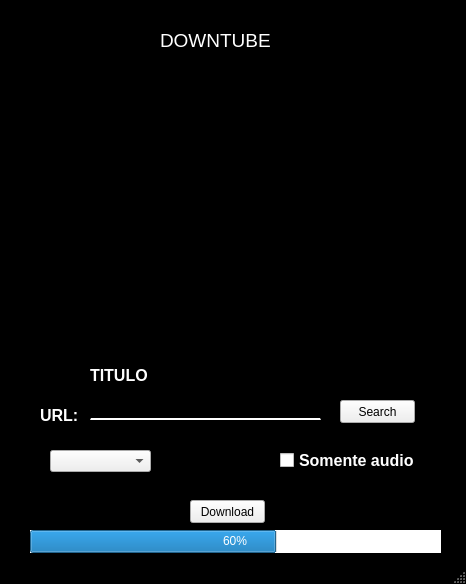
<?xml version="1.0" encoding="UTF-8"?>
<ui version="4.0">
 <class>MainWindow</class>
 <widget class="QMainWindow" name="MainWindow">
  <property name="geometry">
   <rect>
    <x>0</x>
    <y>0</y>
    <width>466</width>
    <height>584</height>
   </rect>
  </property>
  <property name="minimumSize">
   <size>
    <width>466</width>
    <height>584</height>
   </size>
  </property>
  <property name="maximumSize">
   <size>
    <width>466</width>
    <height>584</height>
   </size>
  </property>
  <property name="windowTitle">
   <string>MainWindow</string>
  </property>
  <property name="styleSheet">
   <string notr="true">QMainWindow{
Background-color:black

}

QLabel{
Color:white
}

QFrame{
Background-color:Black;
border-radius:30px;
}

QLineEdit{
Background-color:Transparent;
Border-Bottom: 2px solid white;
Border-Top: None;
Color:white;

}

QProgressBar{
Color:White;
border-radius:15px;
Text-align:center;
}

QLabel{
text-align:center;
}

QCheckBox{
Color:white;
}</string>
  </property>
  <widget class="QWidget" name="centralwidget">
   <widget class="QLabel" name="lbl_tittle_url">
    <property name="geometry">
     <rect>
      <x>40</x>
      <y>400</y>
      <width>51</width>
      <height>31</height>
     </rect>
    </property>
    <property name="font">
     <font>
      <family>Arial</family>
      <pointsize>12</pointsize>
      <weight>75</weight>
      <bold>true</bold>
     </font>
    </property>
    <property name="text">
     <string>URL:</string>
    </property>
   </widget>
   <widget class="QLineEdit" name="lineEdit">
    <property name="geometry">
     <rect>
      <x>90</x>
      <y>400</y>
      <width>231</width>
      <height>20</height>
     </rect>
    </property>
    <property name="styleSheet">
     <string notr="true"/>
    </property>
   </widget>
   <widget class="QPushButton" name="pushButton">
    <property name="geometry">
     <rect>
      <x>340</x>
      <y>400</y>
      <width>75</width>
      <height>23</height>
     </rect>
    </property>
    <property name="text">
     <string>Search</string>
    </property>
   </widget>
   <widget class="QLabel" name="title_video">
    <property name="geometry">
     <rect>
      <x>90</x>
      <y>360</y>
      <width>261</width>
      <height>31</height>
     </rect>
    </property>
    <property name="font">
     <font>
      <family>Arial</family>
      <pointsize>12</pointsize>
      <weight>75</weight>
      <bold>true</bold>
     </font>
    </property>
    <property name="layoutDirection">
     <enum>Qt::LeftToRight</enum>
    </property>
    <property name="styleSheet">
     <string notr="true"/>
    </property>
    <property name="text">
     <string>TITULO</string>
    </property>
   </widget>
   <widget class="QComboBox" name="comboBox">
    <property name="geometry">
     <rect>
      <x>50</x>
      <y>450</y>
      <width>101</width>
      <height>22</height>
     </rect>
    </property>
    <property name="font">
     <font>
      <family>Arial</family>
     </font>
    </property>
    <property name="currentText">
     <string/>
    </property>
    <property name="currentIndex">
     <number>-1</number>
    </property>
   </widget>
   <widget class="QCheckBox" name="checkBox">
    <property name="geometry">
     <rect>
      <x>280</x>
      <y>450</y>
      <width>141</width>
      <height>21</height>
     </rect>
    </property>
    <property name="font">
     <font>
      <family>Arial</family>
      <pointsize>12</pointsize>
      <weight>75</weight>
      <bold>true</bold>
     </font>
    </property>
    <property name="text">
     <string>Somente audio</string>
    </property>
   </widget>
   <widget class="QPushButton" name="pushButton_2">
    <property name="geometry">
     <rect>
      <x>190</x>
      <y>500</y>
      <width>75</width>
      <height>23</height>
     </rect>
    </property>
    <property name="text">
     <string>Download</string>
    </property>
   </widget>
   <widget class="QProgressBar" name="progressBar">
    <property name="geometry">
     <rect>
      <x>30</x>
      <y>530</y>
      <width>411</width>
      <height>23</height>
     </rect>
    </property>
    <property name="value">
     <number>60</number>
    </property>
   </widget>
   <widget class="QLabel" name="lbl_title">
    <property name="geometry">
     <rect>
      <x>160</x>
      <y>10</y>
      <width>121</width>
      <height>61</height>
     </rect>
    </property>
    <property name="font">
     <font>
      <family>Arial</family>
      <pointsize>14</pointsize>
      <weight>50</weight>
      <bold>false</bold>
      <underline>false</underline>
     </font>
    </property>
    <property name="text">
     <string>DOWNTUBE</string>
    </property>
   </widget>
   <widget class="QLabel" name="label">
    <property name="geometry">
     <rect>
      <x>60</x>
      <y>80</y>
      <width>341</width>
      <height>271</height>
     </rect>
    </property>
    <property name="autoFillBackground">
     <bool>false</bool>
    </property>
    <property name="text">
     <string/>
    </property>
    <property name="pixmap">
     <pixmap>D:/Download/no-internet (1).png</pixmap>
    </property>
    <property name="scaledContents">
     <bool>false</bool>
    </property>
    <property name="alignment">
     <set>Qt::AlignCenter</set>
    </property>
   </widget>
  </widget>
  <widget class="QStatusBar" name="statusbar"/>
 </widget>
 <resources/>
 <connections/>
</ui>
